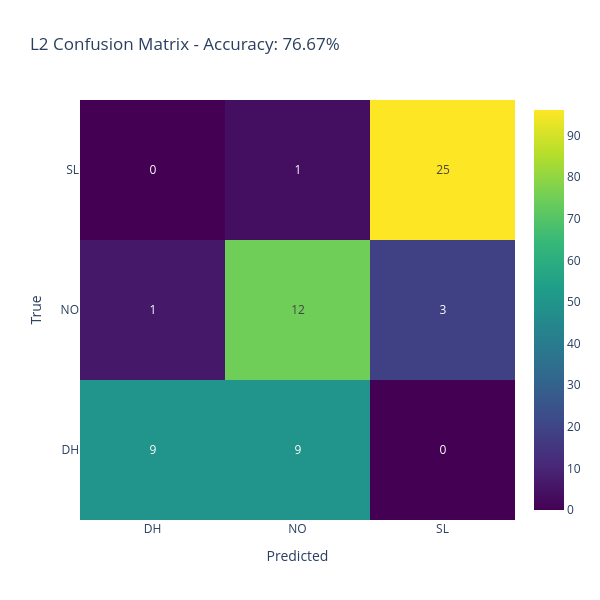

The notebook cell saved with this chart:
### Code cell
display_confusion_matrix(Y_test, test_L2_predictions, title="L2 Confusion Matrix")

### Figure 1 — Plotly figure (JSON) as saved in the notebook; plotly's stock layout.template omitted (floating-point values rounded to 4 significant figures)
{"data": [{"colorscale": [[0, "#440154"], [0.1111, "#482878"], [0.2222, "#3e4989"], [0.3333, "#31688e"], [0.4444, "#26828e"], [0.5556, "#1f9e89"], [0.6667, "#35b779"], [0.7778, "#6ece58"], [0.8889, "#b5de2b"], [1, "#fde725"]], "showscale": true, "text": [[9, 9, 0], [1, 12, 3], [0, 1, 25]], "texttemplate": "%{text}", "type": "heatmap", "x": ["DH", "NO", "SL"], "y": ["DH", "NO", "SL"], "z": [[50, 50, 0], [6.25, 75, 18.75], [0, 3.846, 96.15]]}], "layout": {"height": 600, "title": {"text": "L2 Confusion Matrix - Accuracy: 76.67%"}, "width": 600, "xaxis": {"title": {"text": "Predicted"}}, "yaxis": {"title": {"text": "True"}}}}
